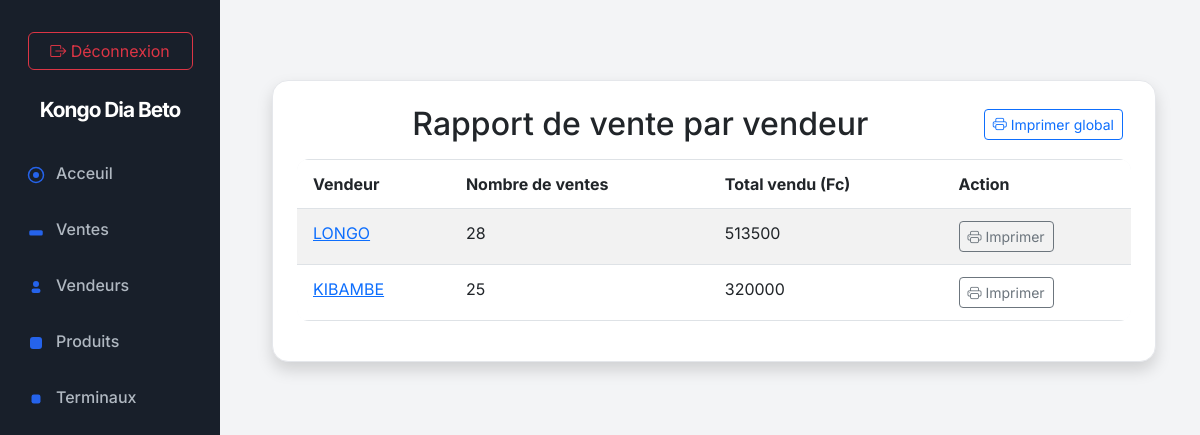
Page /api/rapport-vendeur/ (signed in) on the committed database.
### apps/sales/models.py (models this page shows, shortened)
class Vendeur(models.Model):
    nom_du_vendeur = models.CharField(max_length=100)
    email = models.EmailField(max_length=255, unique=True)  # Adresse e-mail

### apps/sales/views.py (the view)
# urls.py: path('rapport-vendeur/', rapport_vente_vendeur, name='rapport_vente_vendeur'),
@login_required
def rapport_vente_vendeur(request):
    vendeurs = Vendeur.objects.all()
    for v in vendeurs:
        ventes = Sale.objects.filter(seller=v)
        v.nb_ventes = ventes.count()
        v.total_ventes = ventes.aggregate(total=Sum('price'))['total'] or 0
    return render(request, 'rapport_vente_vendeur.html', {'vendeurs': vendeurs})

### apps/sales/templates/rapport_vente_vendeur.html (shortened to what this page needs)
{% extends "base.html" %}
{% block content %}
<div class="container mt-5">
    <div class="card shadow p-4">
        <div class="d-flex justify-content-between align-items-center mb-3">
            <h2 class="mb-0 text-center flex-grow-1">Rapport de vente par vendeur</h2>
            <div>
                <a href="{% url 'rapport_vente_vendeur_print' %}" target="_blank" class="btn btn-outline-primary btn-sm me-2"><i class="bi bi-printer"></i> Imprimer global</a>
            </div>
        </div>
        <table class="table table-bordered table-striped">
            <thead>
                <tr>
                    <th>Vendeur</th>
                    <th>Nombre de ventes</th>
                    <th>Total vendu (Fc)</th>
                    <th>Action</th>
                </tr>
            </thead>
            <tbody>
                {% for vendeur in vendeurs %}
                <tr>
                    <td><a href="{% url 'historique_vendeur' vendeur.id %}">{{ vendeur.nom_du_vendeur }}</a></td>
                    <td>{{ vendeur.nb_ventes }}</td>
                    <td>{{ vendeur.total_ventes }}</td>
                    <td>
                        <a href="{% url 'rapport_vente_vendeur_print' vendeur.id %}" target="_blank" class="btn btn-outline-secondary btn-sm"><i class="bi bi-printer"></i> Imprimer</a>
                    </td>
                </tr>
                {% empty %}
                <tr><td colspan="4" class="text-center">Aucun vendeur trouvé.</td></tr>
                {% endfor %}
            </tbody>
        </table>
    </div>
</div>
{% endblock %}

### apps/dashboard/static/dashboard/dashboard.css (style rules this page uses)
:root { --sidebar-bg: #181f2a; --sidebar-active: #232b39; --sidebar-text: #fff; --sidebar-muted: #b0b8c1; --primary: #2563eb; --primary-hover: #1d4ed8; --success: #22c55e; --warning: #facc15; --danger: #ef4444; --info: #0ea5e9; --card-bg: #fff; --card-border: #e5e7eb; --table-header: #f3f4f6; --table-row: #f9fafb; --font-main: 'Inter', Arial, sans-serif; }
body { font-family: var(--font-main); background: #f3f4f6; color: #181f2a; }
.card { background: var(--card-bg); border: 1px solid var(--card-border); border-radius: 16px; box-shadow: 0 2px 8px rgba(24,31,42,0.04); margin-bottom: 2rem; }
.table { background: var(--card-bg); border-radius: 12px; overflow: hidden; }
.table thead { background: var(--table-header); font-weight: 600; }
.table tbody tr { background: var(--table-row); transition: background 0.2s; }
.table td, .table th { border: none; padding: 0.75rem 1rem; }

### rows in the picture
Vendeur: nom_du_vendeur "LONGO", nb_ventes "28", total_ventes "513500"
Vendeur: nom_du_vendeur "KIBAMBE", nb_ventes "25", total_ventes "320000"
